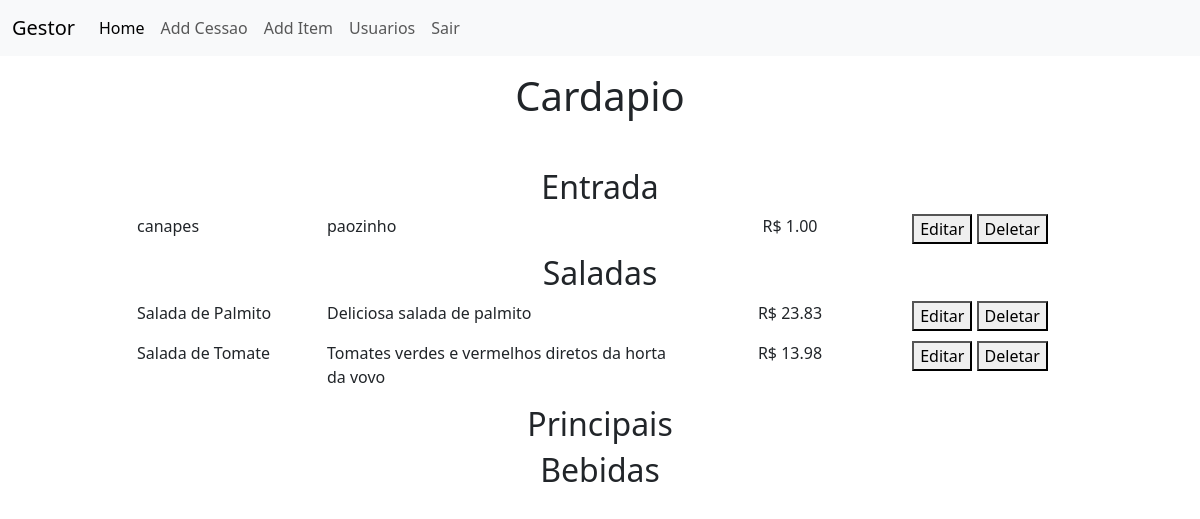
Screenshot of /gestor (signed in) with the database file from the repository.
### menu_digital/admin/models.py (models this page shows)
class Reparticao(db.Model):
    id = db.Column(db.Integer, primary_key=True)
    reparticao = db.Column(db.String(40), unique=False, nullable=False)

class Cardapio(db.Model):
    id = db.Column(db.Integer, primary_key=True)
    ativo = db.Column(db.Boolean, nullable=False)
    reparticao_id = db.Column(db.Integer, db.ForeignKey('reparticao.id'), nullable=False)
    reparticao = db.relationship('Reparticao')
    nome = db.Column(db.String(40), unique=False, nullable=False)
    descricao = db.Column(db.String(180), unique=False, nullable=True)
    valor = db.Column(db.Float(precision=2), nullable=False)
    imagem = 'photo'

### menu_digital/admin/rotas.py (the view)
@app.route("/gestor")
def gestor():
    if 'username' not in session:
        flash(f'Favor realizar seu login primeiro!!!')
        return redirect(url_for('login'))
    reparticoes = Reparticao.query.all()
    cardapios = Cardapio.query.all()
    return render_template('gestor.html', title='Pagina Administrativa', reparticoes=reparticoes, cardapios=cardapios)

### menu_digital/templates/gestor.html (shortened to what this page needs)
{% extends 'base.html' %}
{% block content %}
<div class="container text-center mt-3 mb-5">
    <h1>Cardapio</h1>
</div>
<div class="container-fluid">
    <div class="row">
        <div class="col">
            <div class="container text-center">
                {% for reparticao in reparticoes %}
                <h2>{{ reparticao.reparticao }}</h2>
                <div class="row">
                        {% for item in cardapios %}
                        {% if item.reparticao == reparticao %}
                        <div class="col-1"></div>
                        <div class="col-2 text-left">
                            <p style="text-align: left !important;">{{ item.nome }}</p>
                        </div>
                        <div class="col-4">
                            <p style="text-align: left !important;">{{ item.descricao }}</p>
                        </div>
                        <div class="col-2">
                            <p>R$ {{ '%.2f'|format(item.valor) }}</p>
                        </div>
                        <div class="col-2">
                            <button>Editar</button>
                            <button>Deletar</button>
                        </div>
                        <div class="col-1"></div>
                        {% endif %}
                        {% endfor %}
                </div>
                {% endfor %}
            </div>
        </div>
    </div>
</div>
{% endblock %}

### menu_digital/templates/base.html (shortened to what this page needs)
<!doctype html>
<html lang="en">
    <head>
        <link rel="stylesheet" href="{{url_for('static', filename='css/bootstrap.min.css')}}">
        <link href="https://cdn.jsdelivr.net/npm/bootstrap@5.3.1/dist/css/bootstrap.min.css" rel="stylesheet">
    </head>
  <body>
    {% block content %}
    {% endblock content %}
  </body>
</html>

### menu_digital/templates/navgestor.html (shortened to what this page needs)
<nav class="navbar navbar-expand-lg bg-body-tertiary">
    <div class="container-fluid">
        <a class="navbar-brand" href="#">Gestor</a>
        <div class="collapse navbar-collapse" id="navbarSupportedContent">
            <ul class="navbar-nav me-auto mb-2 mb-lg-0">
                <li class="nav-item">
                    <a class="nav-link active" aria-current="page" href="#">Home</a>
                </li>
                <li class="nav-item">
                    <a class="nav-link" href="#">Add Cessao</a>
                </li>
                <li class="nav-item">
                    <a class="nav-link" {% if user_perm != 'Gerente' %}href="#" {% endif %} >Add Item</a>
                </li>
                <li class="nav-item">
                    <a class="nav-link" {% if user_perm != 'Padrao' %}href="#" {% endif %} >Usuarios</a>
                </li>
                <li class="nav-item">
                    <a class="nav-link" href="{{ url_for('logout') }}">Sair</a>
                </li>
            </ul>
        </div>
    </div>
</nav>

### rows the page displays
Reparticao: reparticao "Entrada"
Cardapio: nome "canapes", descricao "paozinho", valor "1.00"
Reparticao: reparticao "Saladas"
Cardapio: nome "Salada de Palmito", descricao "Deliciosa salada de palmito", valor "23.83"
Cardapio: nome "Salada de Tomate", descricao "Tomates verdes e vermelhos diretos da horta da vovo", valor "13.98"
Reparticao: reparticao "Principais"
Reparticao: reparticao "Bebidas"
